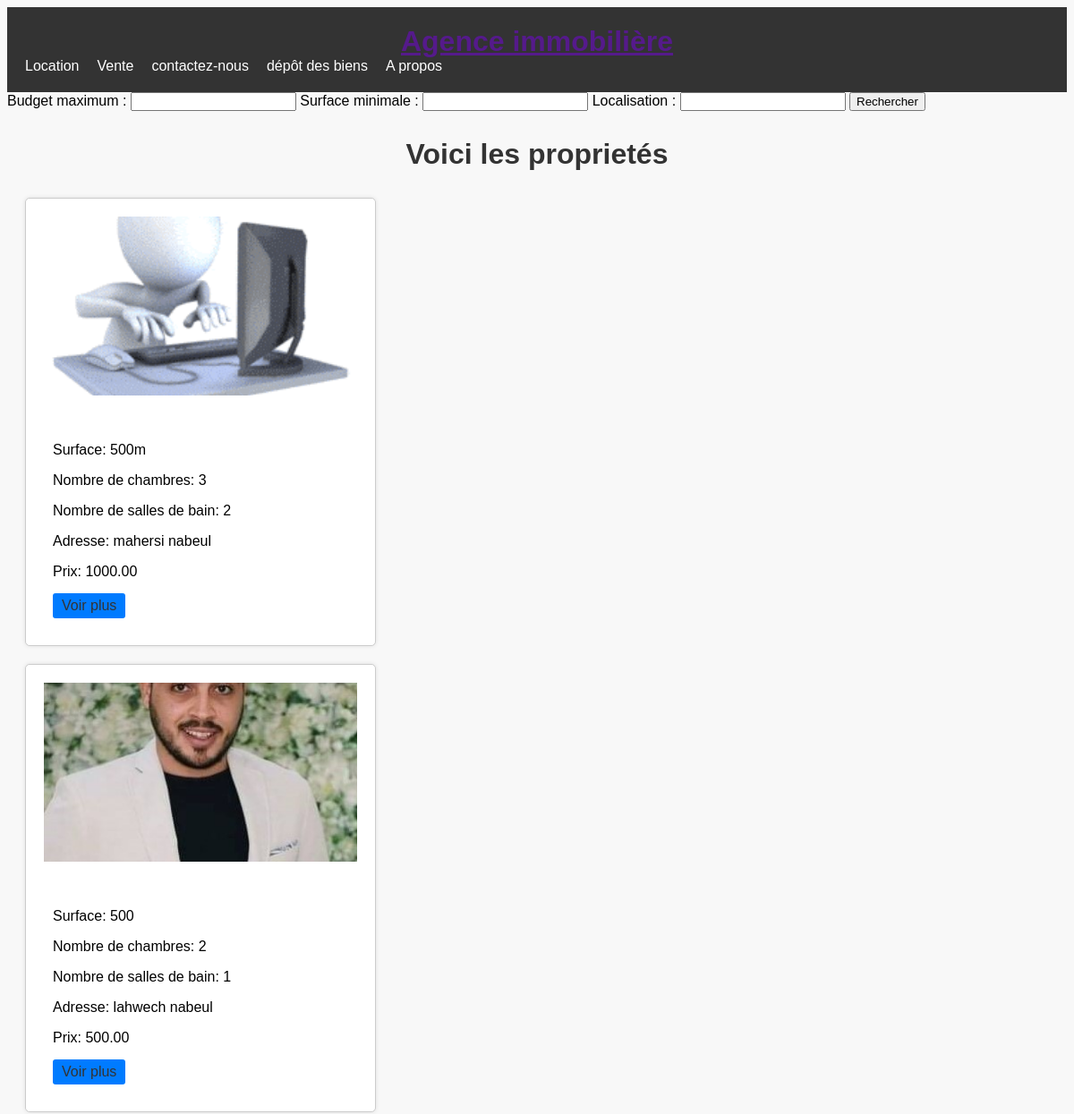
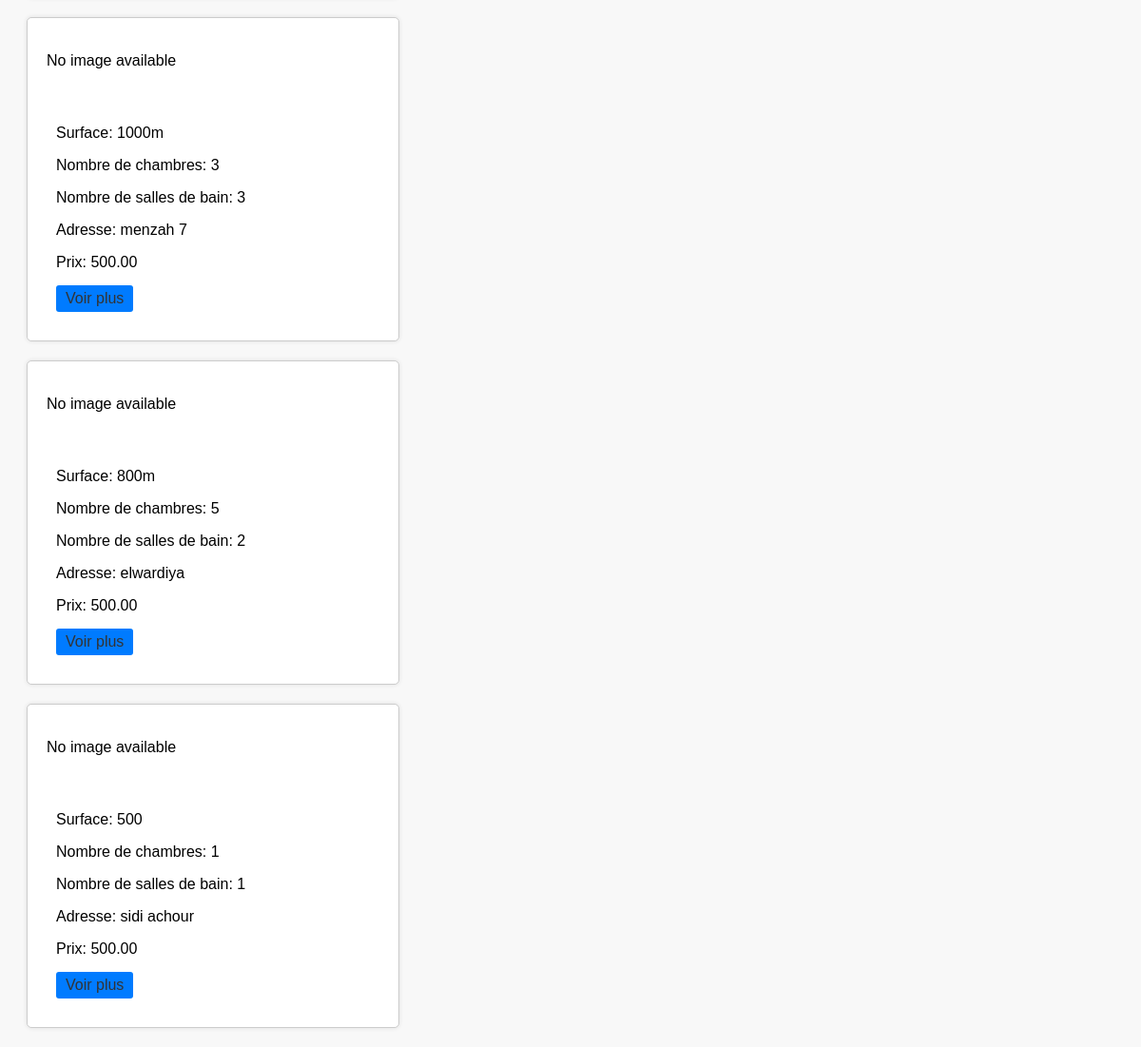
The app's page /location with its own data (2 pictures, top to bottom).
### blog/models.py (models this page shows)
class Offre(models.Model):
    prop_id = models.IntegerField(null=True, blank=True)
    type_proptiete=models.CharField(max_length=20,null=True, blank=True)
    surface = models.CharField(max_length=50, default='')
    nbr_chambre = models.PositiveIntegerField(default=0)
    nbr_sallebain = models.PositiveIntegerField(default=0)
    image = models.ImageField(upload_to='static/image/', height_field=None, width_field=None, max_length=100, blank=True, null=True)
    type=models.CharField(max_length=20, default='')
    address = models.CharField(max_length=20, default='', null=True, blank=True)
    existe = models.BooleanField(default=True)
    date_creation = models.DateTimeField(auto_now_add=True)
    date_modif = models.DateTimeField(auto_now=True)
    price = models.DecimalField(max_digits=10, decimal_places=2, help_text="Prix en dinar")
    class Meta:
     db_table = 'Offre'

### blog/views.py (the view)
# urls.py: path('location', views.location, name='location'),
def location(request):
    list_offers = Offre.objects.all()
    context = {"list_offers": list_offers}
    return render(request, "location.html", context)

### blog/templates/Location.html (shortened to what this page needs)
<!DOCTYPE html>
<html lang="en">
<head>
    {% include 'nav.html' %}
    {% load static %}
    <link rel="stylesheet" type="text/css" href="{% static 'css/propriete.css' %}"/>
</head>
<body>
    {% include 'formulaire-recherche.html' %}
    <h1>Voici les proprietés </h1>
    <div class="container">
        <div class="row">
            {% for offre in list_offers %}
                {% if offre.type == "location" %}
                      <div class="col-md-4">
                        {% include "carte.html" %}
                      </div>
                {% endif %}
            {% endfor %}
        </div>
    </div>
</body>
</html>

### blog/templates/nav.html (shortened to what this page needs)
<!DOCTYPE html>
<html>
<head>
  {% load static %}
	<link rel="stylesheet" type="text/css" href="{% static 'css/nav.css' %}">
</head>
<body>
	<header>
		<nav>
			<div class="logo">
				<h1><a href="">Agence immobilière</a></h1>
			</div>
			<ul class="menu">
				<li><a href="location">Location</a></li>
				<li><a href="vente">Vente</a></li>
				<li><a href="formulaire">contactez-nous</a></li>
				<li><a href="ajout_bien">dépôt des biens</a></li>
				<li><a href="#">A propos</a></li>
			</ul>
		</nav>
	</header>
</body>
</html>

### blog/templates/formulaire-recherche.html (shortened to what this page needs)
<!DOCTYPE html>
<html lang="en">
<head>
</head>
<body>
  <form method="get" action="{% url 'recherche' %}">
    <label for="budget_max">Budget maximum :</label>
    <input type="number" id="budget_max" name="budget_max" required>
    <label for="surface_min">Surface minimale :</label>
    <input type="number" id="surface_min" name="surface_min" required>
    <label for="adresse">Localisation :</label>
    <input type="text" id="adresse" name="adresse" required>
    <input type="submit" value="Rechercher">
  </form>
</body>
</html>

### blog/templates/carte.html (shortened to what this page needs)
{% load static %}
<!DOCTYPE html>
<html lang="en">
<head>
    <link rel="stylesheet" href="{% static 'css/carte.css' %}">
</head>
<body>
    <div class="card">
        {% if offre.image %}
        <img src=" {{ offre.image.url }}" alt="Offre Image">
        {% else %}
        <p>No image available</p>
        {% endif %}
        <div class="card-body">
            <p class="card-text">Surface: {{ offre.surface }}</p>
            <p class="card-text">Nombre de chambres: {{ offre.nbr_chambre }}</p>
            <p class="card-text">Nombre de salles de bain: {{ offre.nbr_sallebain }}</p>
            <p class="card-text">Adresse: {{ offre.address }}</p>
            <p class="card-text">Prix: {{ offre.price }}</p>
            <a href="#" class="btn btn-primary">Voir plus</a>
        </div>
    </div>
</body>
</html>

### static/css/nav.css (style rules this page uses)
header { background-color: #333; color: #fff; padding: 10px; }
.logo h1 { margin: 0; }
.menu { display: flex; list-style-type: none; margin: 0; padding: 0; }
.menu li { margin-right: 20px; }
.menu li:last-child { margin-right: 0; }
.menu li a { color: #fff; text-decoration: none; }

### static/css/propriete.css (style rules this page uses)
body { font-family: sans-serif; background-color: #f8f8f8; }
header { background-color: #333; color: #fff; padding: 20px; }
h1 { font-size: 32px; color: #333; text-align: center; margin-top: 30px; margin-bottom: 30px; }
.card { background-color: #fff; border: 1px solid #ccc; border-radius: 5px; padding: 20px; margin-bottom: 30px; }
.card img { max-width: 100%; height: auto; display: block; margin-bottom: 10px; }
.card a { color: #333; text-decoration: none; }

### static/css/carte.css (style rules this page uses)
.card { width: 100%; max-width: 350px; margin: 20px; border: 1px solid #ccc; border-radius: 5px; overflow: hidden; box-shadow: 0px 0px 5px rgba(0,0,0,0.1); }
.card img { width: 100%; height: 200px; object-fit: cover; }
.card-body { padding: 10px; }
.card-text { font-size: 1rem; margin-bottom: 5px; }
.btn { display: inline-block; padding: 5px 10px; background-color: #007bff; color: #fff; text-decoration: none; border-radius: 3px; margin-top: 10px; transition: all 0.3s ease-in-out; }

### records on screen
Offre: image (picture), surface "500m", nbr_chambre "3", nbr_sallebain "2", address "mahersi nabeul", price "1000.00"
Offre: image (picture), surface "500", nbr_chambre "2", nbr_sallebain "1", address "lahwech nabeul", price "500.00"
Offre: image "No image available", surface "1000m", nbr_chambre "3", nbr_sallebain "3", address "menzah 7", price "500.00"
Offre: image "No image available", surface "800m", nbr_chambre "5", nbr_sallebain "2", address "elwardiya", price "500.00"
Offre: image "No image available", surface "500", nbr_chambre "1", nbr_sallebain "1", address "sidi achour", price "500.00"
